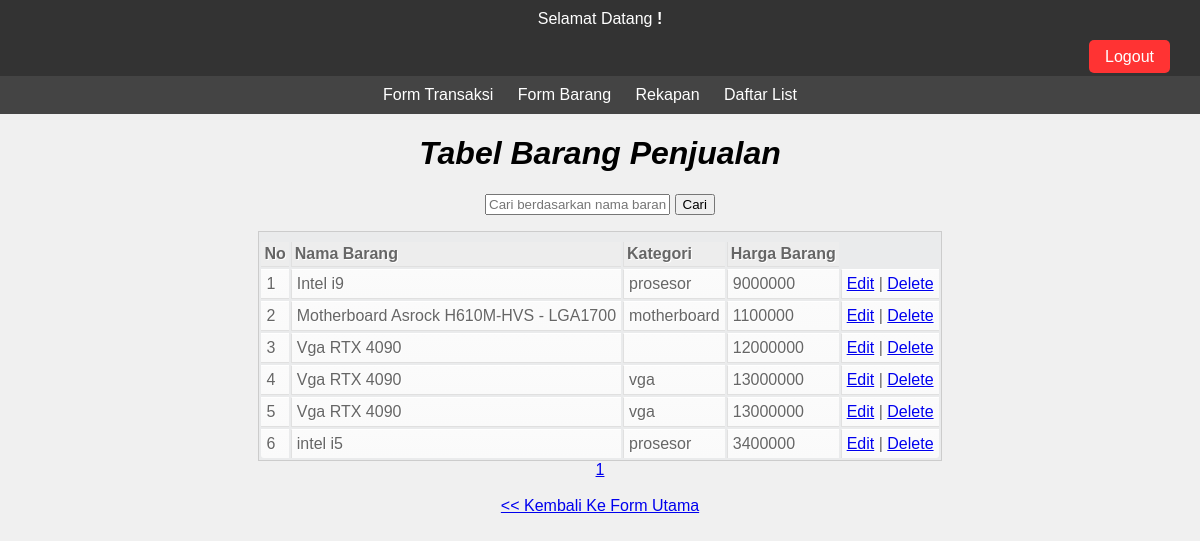
Screenshot of /barang/view_barang.php with the database file from the repository.
### tables this page shows
CREATE TABLE `barang` (
  `id_barang` int(6) UNSIGNED NOT NULL,
  `nama_barang` varchar(50) NOT NULL,
  `harga_barang` varchar(30) NOT NULL,
  `kategori` varchar(30) NOT NULL
);

### barang/view_barang.php (the view, shortened to what this page needs)
<html>
<head>
</head>
<link rel="stylesheet" href="../style.css">
<body>
<div id="header">
	<tr>Selamat Datang <b><?php echo $_SESSION['username']; ?>!</b></tr>
	<tr><div id="logout-container" align="right"><a id="logout-link" href="../logout.php">Logout</a></div></tr>
</div>
<div id="nav">
    <a href="../transaksi/index.php">Form Transaksi</a>
    <a href="../barang/input_barang.php">Form Barang</a>
    <a href="../barang/rekap.php">Rekapan</a>
    <a href="../barang/daftarlist.php">Daftar List</a>
</div>
<?php require "../koneksi.php"; ?>
<div align="center">
    <h1>Tabel Barang Penjualan</h1>
    <form method="post" action="">
        <input type="text" name="search" placeholder="Cari berdasarkan nama barang">
        <input type="submit" value="Cari">
    </form>
    <table>
        <tr>
            <th bgcolor="#ffc0cb">No</th>
            <th bgcolor="#ffc0cb">Nama Barang</th>
            <th bgcolor="#ffc0cb">Kategori</th>
            <th bgcolor="#ffc0cb">Harga Barang</th>
        </tr>
        <?php
        $results_per_page = 10;
        if (!isset($_GET['page'])) {
            $page = 1;
        } else {
            $page = $_GET['page'];
        }
        $start_from = ($page - 1) * $results_per_page;
        if(isset($_POST['search'])) {
            $search = $_POST['search'];
            $query = mysqli_query($conn, "SELECT * FROM barang WHERE nama_barang LIKE '%$search%' ORDER BY id_barang ASC LIMIT $start_from, $results_per_page");
        } else {
            $query = mysqli_query($conn, "SELECT * FROM barang ORDER BY id_barang ASC LIMIT $start_from, $results_per_page");
        }
        $total_pages_query = "SELECT COUNT(*) as total FROM barang";
        $result = mysqli_query($conn, $total_pages_query);
        $row = mysqli_fetch_assoc($result);
        $total_pages = ceil($row["total"] / $results_per_page);
        if(mysqli_num_rows($query)){
            $id_barang = $start_from + 1;
            while($data = mysqli_fetch_array($query)){
                ?>
                <tr>
                    <td><?php echo $id_barang ?></td>
                    <td><?php echo $data["nama_barang"];?></td>
                    <td><?php echo $data["kategori"];?></td>
                    <td><?php echo $data["harga_barang"];?></td>
                    <td><?php echo "<a href='edit_barang.php?id_barang=".$data['id_barang']."'> Edit</a>";?> |
                    <?php echo "<a href='delete_barang.php?id_barang=".$data['id_barang']."' onclick='return confirmDelete();'> Delete</a>";?></td>
                </tr>
                <?php $id_barang++; } ?>
        <?php } ?>
    </table>
    <?php
    for ($i = 1; $i <= $total_pages; $i++) {
        echo "<a href='?page=" . $i . "'>" . $i . "</a> ";
    }
    ?>
</div>
<br>
<div align="center">
    <a href="../transaksi/index.php" > &lt;&lt; Kembali Ke Form Utama</a>
</div>
</body>
</html>

### style.css (style rules this page uses)
h1 { font-family: sans-serif; font-style: italic; }
body { background-color: #f0f0f0; font-family: Arial, sans-serif; margin: 0; padding: 0; }
#header { background-color: #333; color: #fff; padding: 10px; text-align: center; }
#nav { background-color: #444; color: #fff; padding: 10px; text-align: center; }
#nav a { color: #fff; text-decoration: none; margin-right: 20px; transition: color 0.3s ease-in-out; }
#logout-container { margin-top: 20px; margin-right: 20px; }
#logout-link { background-color: #ff3333; color: #fff; padding: 8px 16px; border-radius: 5px; text-decoration: none; transition: background-color 0.3s ease-in-out; }
table { font-family: Arial, Helvetica, sans-serif; color: #666; text-shadow: 1px 1px 0px #fff; background: #eaebec; border: #ccc 1px solid; padding-top:8px; }
table th { padding: 3px 3px; border-left:1px solid #e0e0e0; border-bottom: 1px solid #e0e0e0; background: #ededed; }
table th:first-child { border-left:none; }
table tr { text-align: left; padding-left: 5px; }
table td:first-child { text-align: left; padding-left: 5px; border-left: 0; }
table td { padding: 5px 5px; border-top: 1px solid #ffffff; border-bottom: 1px solid #e0e0e0; border-left: 1px solid #e0e0e0; background: #fafafa; background: -webkit-gradient(linear, left top, left bottom, from(#fbfbfb), to(#fafafa)); background: -moz-linear-gradient(top, #fbfbfb, #fafafa); }
table tr:last-child td { border-bottom: 0; }
table tr:last-child td:first-child { -moz-border-radius-bottomleft: 3px; -webkit-border-bottom-left-radius: 3px; border-bottom-left-radius: 3px; }
table tr:last-child td:last-child { -moz-border-radius-bottomright: 3px; -webkit-border-bottom-right-radius: 3px; border-bottom-right-radius: 3px; }

### rows the page displays
barang: nama_barang "Intel i9", kategori "prosesor", harga_barang "9000000"
barang: nama_barang "Motherboard Asrock H610M-HVS - LGA1700", kategori "motherboard", harga_barang "1100000"
barang: nama_barang "Vga RTX 4090", harga_barang "12000000"
barang: nama_barang "Vga RTX 4090", kategori "vga", harga_barang "13000000"
barang: nama_barang "Vga RTX 4090", kategori "vga", harga_barang "13000000"
barang: nama_barang "intel i5", kategori "prosesor", harga_barang "3400000"
